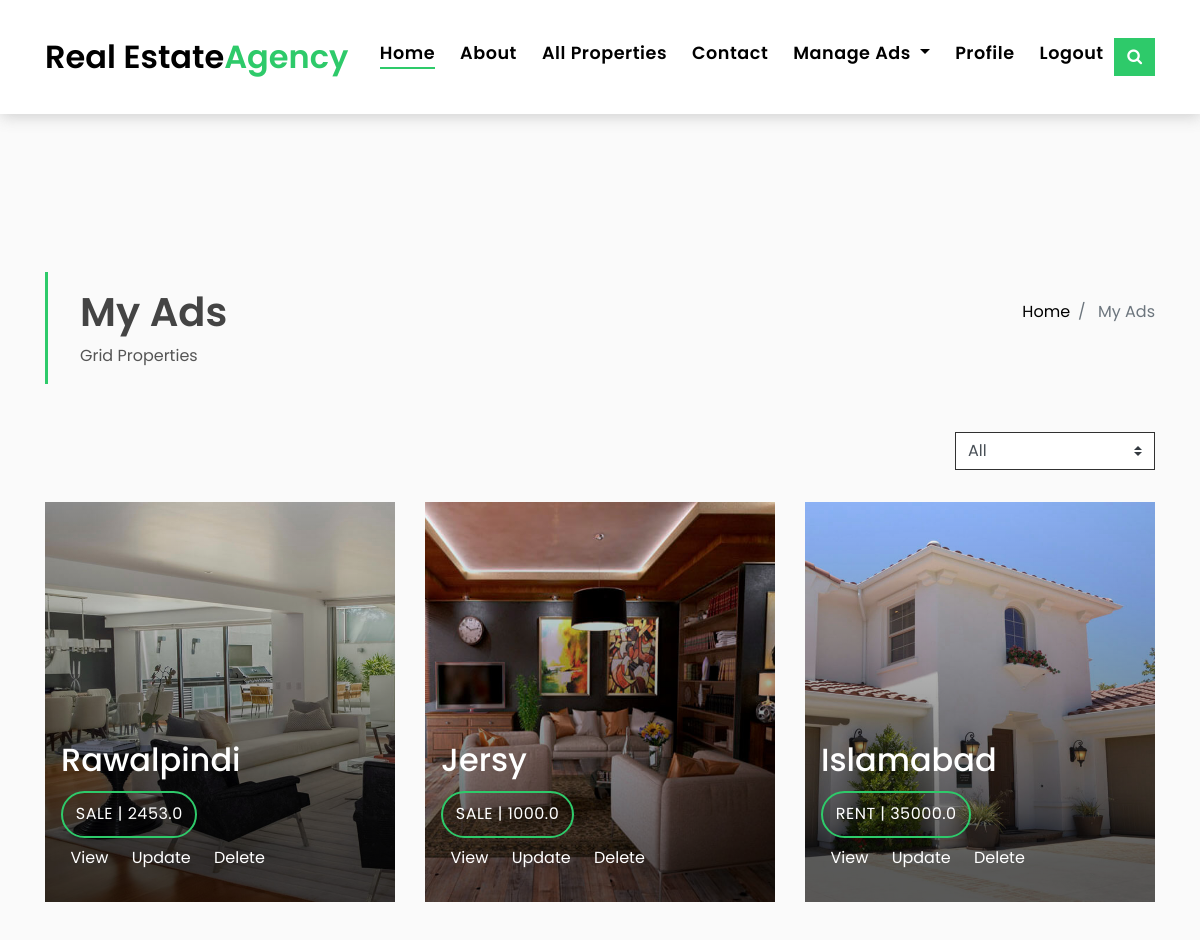
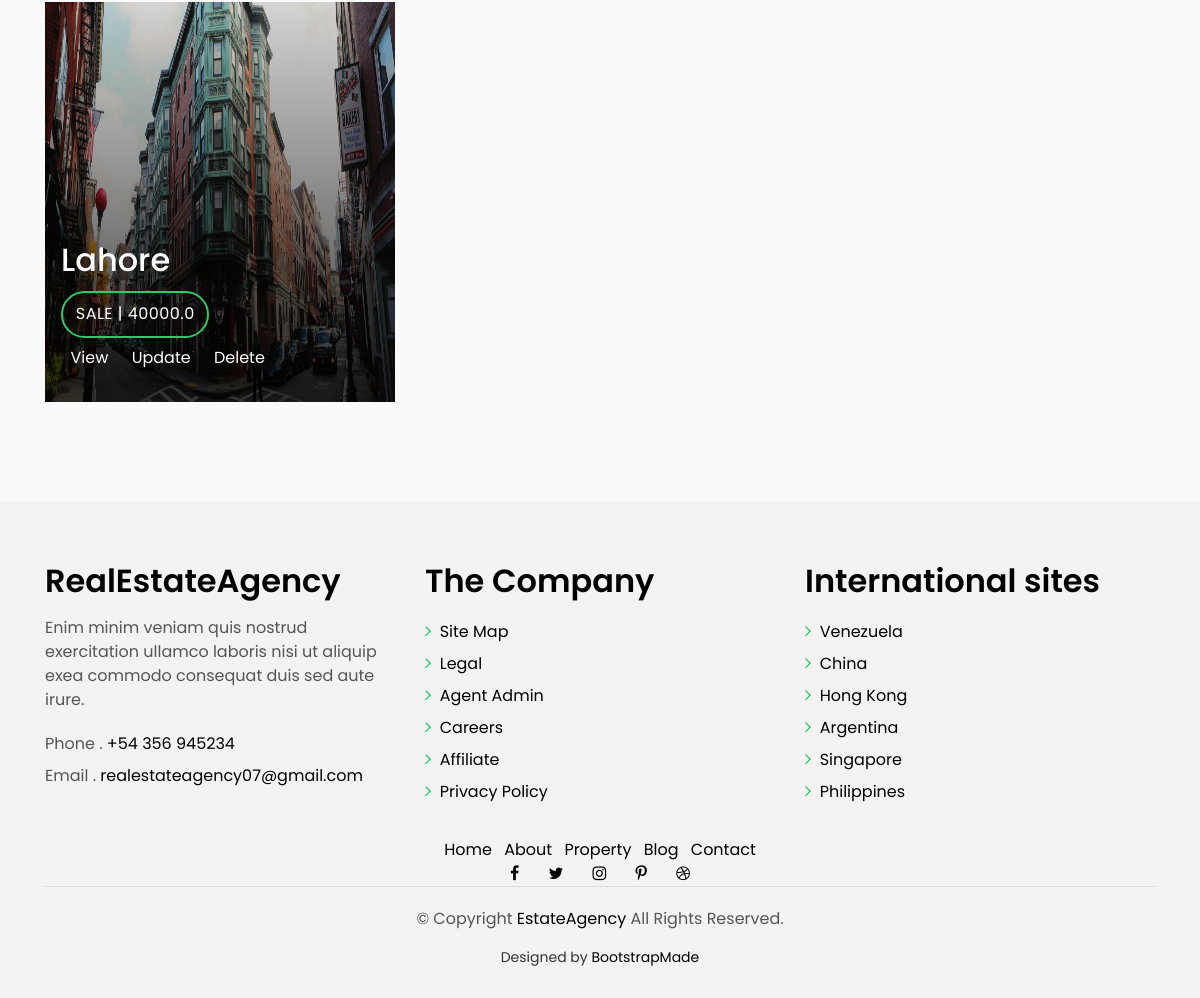
The app's page /my-ads/ (signed in) with its own data (2 pictures, top to bottom).
### realestate/models.py (models this page shows, shortened)
class media(models.Model):
    img = models.ImageField(upload_to='property_pics')
    pst = models.ForeignKey(post,on_delete=models.CASCADE)

class post(models.Model):
    P_TYPE = [
        ('House','House'),
        ('Plot', 'Plot'),
    ]
    S_TYPE = [
        ('Sale','Sale'),
        ('Rent', 'Rent'),
    ]
    status = models.CharField(max_length=4,choices=S_TYPE,)
    location = models.CharField(max_length=100)
    property_type = models.CharField(max_length=5,choices=P_TYPE,)
    area = models.FloatField()
    beds = models.PositiveIntegerField(default=None,null=True)
    baths = models.PositiveIntegerField(default=None,null=True)
    garage = models.PositiveIntegerField(default=None,null=True)
    price = models.FloatField()
    property_desc = models.TextField()
    author = models.ForeignKey(User,on_delete=models.CASCADE)

### realestate/views.py (the view)
# urls.py: path('my-ads/', views.MyAds, name='my-ads'),
@login_required
def MyAds(request):
    if request.user.customer.Type == 'SL':
        p = post.objects.filter(author=request.user)
        medi = []
        for pt in p:
            m = media.objects.filter(pst=pt)
            medi.append(m)
        context = {
            'ads' : p,
            'medi' : medi,
        }
        return render(request, 'realestate/my_ads.html', context)

### templates/realestate/my_ads.html (shortened to what this page needs)
{% extends "realestate/base.html" %}
{% load static %}
{% load crispy_forms_tags %}
{% block content %}
  <section class="intro-single">
    <div class="container">
      <div class="row">
        <div class="col-md-12 col-lg-8">
          <div class="title-single-box">
            <h1 class="title-single">My Ads</h1>
            <span class="color-text-a">Grid Properties</span>
          </div>
        </div>
        <div class="col-md-12 col-lg-4">
          <nav aria-label="breadcrumb" class="breadcrumb-box d-flex justify-content-lg-end">
            <ol class="breadcrumb">
              <li class="breadcrumb-item">
                <a href="{% url 'realestate-home' %}">Home</a>
              </li>
              <li class="breadcrumb-item active" aria-current="page">
                My Ads
              </li>
            </ol>
          </nav>
        </div>
      </div>
    </div>
  </section>
  <section class="property-grid grid">
    <div class="container">
      <div class="row">
        <div class="col-sm-12">
          <div class="grid-option">
            <form>
              <select class="custom-select">
                <option selected>All</option>
              </select>
            </form>
          </div>
        </div>
        {% for ad in ads %}
            <div class="col-md-4">
            <div class="card-box-a card-shadow">
                {% for med in medi %}
                    {% for me in med|slice:":1"  %}
                        {% if me.pst == ad %}
                            <div class="img-box-a">
                                <img style="width: 400px; height: 400px;" src="{{ me.img.url }}" alt="" class="img-a img-fluid">
                            </div>
                        {% endif %}
                    {% endfor %}
                {% endfor %}
                <div class="card-overlay">
                <div class="card-overlay-a-content">
                    <div class="card-header-a">
                    <h2 class="card-title-a">
                        <a href="#">{{ad.location}}</a>
                    </h2>
                    </div>
                    <div class="card-body-a">
                    <div class="price-box d-flex">
                        <span class="price-a">{{ad.status}} | {{ad.price}}</span>
                    </div>
                    <a href="{% url 'post-detail' ad.id %}" class="link-a" style="padding: 3%;">View</a>
                        {% if user == ad.author %}
                            <a href="{% url 'post-update' ad.id %}" class="link-a" style="padding: 3%;">Update</a>
                            <a href="{% url 'post-delete' ad.id %}" class="link-a" style="padding: 3%;">Delete</a>
                        {% endif %}
                    </div>
                </div>
                </div>
            </div>
        </div>
        {% endfor %}
      </div>
    </div>
  </section>
{% endblock %}

### static/css/style.css (style rules this page uses)
body { font-family: 'Poppins', sans-serif; color: #555555; }
h1, h2, h3, h4, h5, h6 { color: #000000; }
a { color: #000000; transition: all .5s ease; }
.link-a { color: #ffffff; text-decoration: none; }
.color-text-a { color: #555555; }
.intro-single { padding: 12rem 0 3rem; }
.intro-single .title-single-box { padding: 1rem 0 1rem 2rem; }
.intro-single .title-single-box { border-left: 3px solid #2eca6a; }
.intro-single .title-single-box .title-single { font-weight: 600; font-size: 2.2rem; }
.intro-single .breadcrumb-box { padding: 1rem 0 0 .5rem; }
.intro-single .breadcrumb { background-color: transparent; padding-right: 0; padding-left: 0; }
.card-box-a, .card-box-b, .card-box-d { position: relative; overflow: hidden; -webkit-backface-visibility: hidden; backface-visibility: hidden; }
.card-box-a .img-a, .card-box-a .img-b, .card-box-b .img-a, .card-box-b .img-b { transition: .8s all ease-in-out; }
.card-overlay { position: absolute; width: 100%; height: 100%; top: 0; left: 0; }
.card-shadow { -webkit-backface-visibility: hidden; backface-visibility: hidden; }
.card-shadow:before { content: ' '; position: absolute; top: 0; left: 0; width: 100%; height: 100%; z-index: 1; background: linear-gradient(to bottom, rgba(0, 0, 0, 0) 0%, rgba(0, 0, 0, 0.2) 27%, rgba(0, 0, 0, 0.65) 90%); }
.card-overlay-a-content { transition: all .5s ease-in; position: absolute; width: 100%; bottom: 0px; z-index: 2; }
.card-header-a { padding: 0 1rem; }
.card-header-a .card-title-a { color: #ffffff; margin-bottom: 0; padding-bottom: .7rem; }
.card-header-a .card-title-a a { color: #ffffff; text-decoration: none; }
.card-body-a { z-index: 2; transition: all .5s ease-in; padding: 0rem 1rem 2rem 1rem; }
.card-body-a .price-box { padding-bottom: .5rem; }
.price-a { color: #ffffff; padding: .6rem .8rem; border: 2px solid #2eca6a; border-radius: 50px; text-transform: uppercase; letter-spacing: 0.030em; }
.property-grid .grid-option { text-align: right; margin-bottom: 2rem; }
.property-grid .grid-option .custom-select { border-radius: 0; width: 200px; border-color: #313131; }
.property-grid .grid-option .custom-select option { border-color: #313131; }
@media (min-width: 768px) { .link-a { font-size: .9rem; } }
@media (min-width: 768px) { .intro-single .title-single-box .title-single { font-size: 2.1rem; } }
@media (min-width: 768px) { .grid .card-box-a, .grid .card-box-b, .grid .card-box-c, .grid .card-box-d { margin-bottom: 2.5rem; } }
@media (min-width: 768px) { .card-box-a .price-a, .card-box-b .price-a { font-size: .9rem; } }
@media (min-width: 768px) { .card-overlay-a-content { bottom: -20px; } }
@media (min-width: 768px) { .card-header-a .card-title-a { font-size: 1.3rem; } }
@media (min-width: 992px) { .link-a { font-size: 1rem; } }
@media (min-width: 992px) { .intro-single .title-single-box .title-single { font-size: 2.5rem; } }
@media (min-width: 992px) { .card-box-a .price-a, .card-box-b .price-a { font-size: 1rem; } }
@media (min-width: 992px) { .card-overlay-a-content { bottom: 0px; } }
@media (min-width: 992px) { .card-header-a .card-title-a { font-size: 2rem; } }

### static/css/main.css (style rules this page uses)
body { background: #fafafa; color: #333333; margin-top: 5rem; }
h1, h2, h3, h4, h5, h6 { color: #444444; }

### records on screen
post: location "Rawalpindi", status "SALE", price "2453.0", shows "Update"
media: img (picture)
post: location "Jersy", status "SALE", price "1000.0", shows "Update"
media: img (picture)
post: location "Islamabad", status "RENT", price "35000.0", shows "Update"
media: img (picture)
post: location "Lahore", status "SALE", price "40000.0", shows "Update"
media: img (picture)
